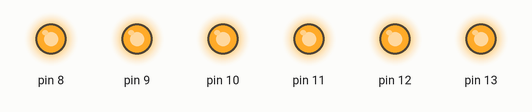
Bench run of a sketch on a simulated Arduino Uno, built with avr-gcc and run on an emulated ATmega328P. On the bench: output pins drawn as LEDs (lit = HIGH).

Above: at 0.4 s.
At 1.7 s:
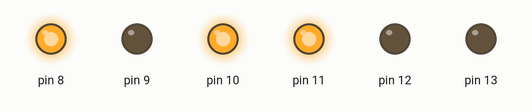
At 3.3 s:
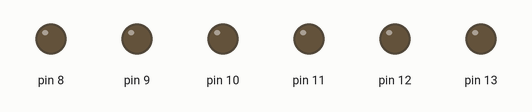
Timing chart, 0 to 5.3 s (numbered marks = the images above):
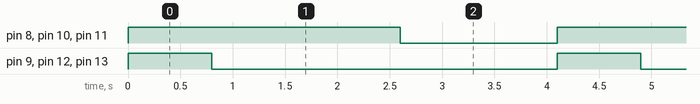

The sketch:

integers_binary_portb.ino
```cpp
void setup() {
  // initialize the B register as an output.
  DDRB = DDRB | B00111111;
}

void loop() {
  int a = 5, b=8;
  //int a = 5;

  //int a = B00000101;
  //b=B00001000;

  PORTB = B00111111;
  delay(800);              // wait again

  PORTB = a+b;
  //PORTB = B00101010;
  delay(1800);              // wait

  //PORTB = B00010101;
  PORTB = B00000000;
  delay(1500);              // wait again
}
```

main.c
```cpp
#include <stdio.h>
#include <stdlib.h>

int main()
{
    int a, b, c;
    a=12;
    b=9;

    printf("A=%d, B=%d\n", a, b);
    c=a;
    a=b;
    b=c;

    printf("A=%d, B=%d\n", a, b);
    return 0;
}
```

Measured:
- by itself, pin 8, pin 10, pin 11: alternates HIGH for 2.6 s and LOW for 1.5 s
- by itself, pin 9, pin 12, pin 13: alternates HIGH for 0.80 s and LOW for 3.3 s
- by itself, everything shown: repeats every 4.1 s, in 3 steps
